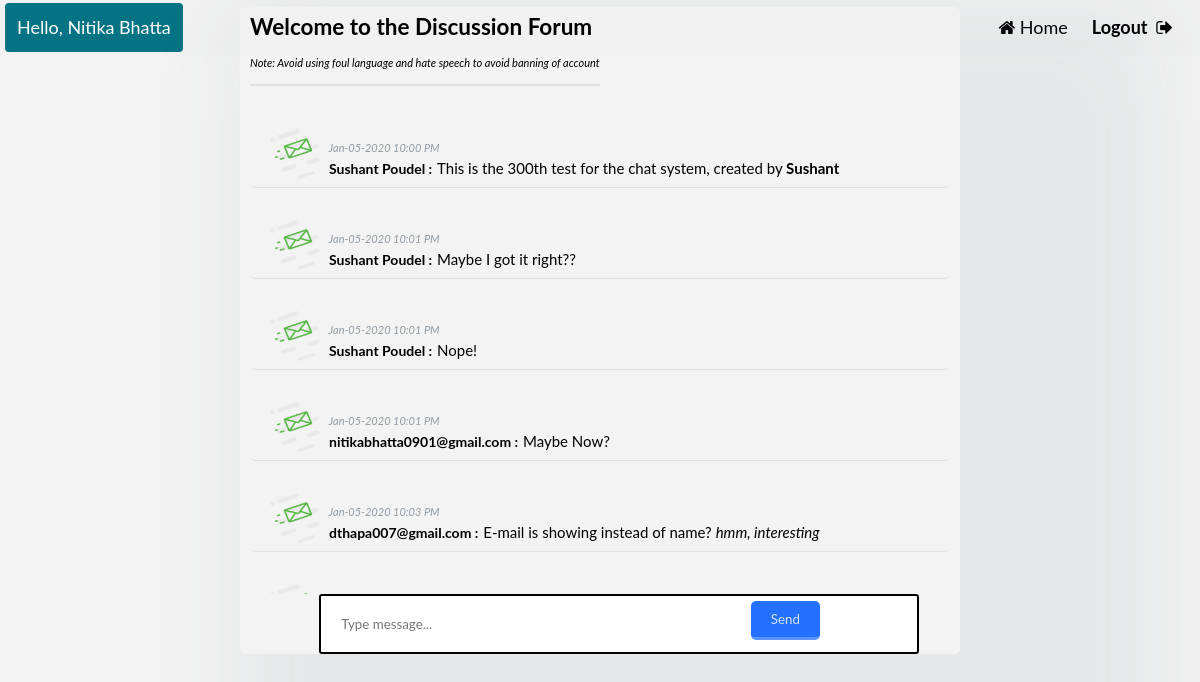
The page /user/discussion.php (signed in) on the database its author committed.
### tables this page shows
CREATE TABLE `user` (
  `id` int(11) NOT NULL,
  `name` char(40) NOT NULL,
  `email` varchar(40) NOT NULL,
  `pass` varchar(40) NOT NULL,
  `gender` varchar(40) NOT NULL,
  `mobile` bigint(15) NOT NULL,
  `image` varchar(50) NOT NULL,
  `regid` varchar(20) NOT NULL
);

CREATE TABLE `chat` (
  `id` int(11) NOT NULL,
  `name` varchar(40) DEFAULT NULL,
  `message` char(255) NOT NULL,
  `created_on` datetime NOT NULL DEFAULT current_timestamp() ON UPDATE current_timestamp()
);

### user/discussion.php (the view, shortened to what this page needs)
<?php
include('../dbconfig.php');
$user= $_SESSION['user'];
$sql=mysqli_query($conn,"select * from user where email='$user' ");
$users=mysqli_fetch_assoc($sql);
?>
<!DOCTYPE html>
<head>
      <link rel="stylesheet" href="https://cdnjs.cloudflare.com/ajax/libs/font-awesome/4.7.0/css/font-awesome.min.css">
      <link rel="stylesheet" type="text/css" href="../style/userindexstyle.css">
  </head>
  <body>
    <div class="header">
          <a href="discussion.php#scroll" style="background-color:#007182fb;color: white;">Hello, <?php echo $users['name'];?></a>
            <div class="header-right">
          <a href="index.php#home"><i class="fa fa-home"></i>&nbsp;Home</a>
          <a href="../user/logout.php" onclick=" return confirm('Are you sure to logout?');" style="font-weight: bold;margin-right: 10px;">Logout&nbsp;&nbsp;<i class="fa fa-sign-out"></i></a>
    </div></div>
<?php
  if(isset($_SESSION['user']))
  {
    $sql="SELECT * FROM `chat`";
    $query = mysqli_query($conn,$sql);
?>
<div class="chatbox">
 <div style="height:80px;">
          <h2><span style="margin-left:10px;">Welcome to the Discussion Forum</span><br></h2>
          <span style="font-size:11px; margin-left:10px;padding-bottom:15px;
                border-bottom: 2px solid #e0e0e0;"><i>Note: Avoid using foul language and hate speech to avoid banning of account</i></span></br>
</div>
  <div class="display-chat">
<?php
  if(mysqli_num_rows($query)>0)
  {
    while($row= mysqli_fetch_assoc($query))
    {
?>
    <div class="message" >
      <p>
        <div id="chat_area" style="margin-left:10px;">
            <div>
      <img src="../<?php if(empty($row['image'])){echo "images/img-01.png";}else{echo $row['image'];} ?>" style="height:50px; width:50px; position:relative; top:32px; left:10px;">
      <span style="color: #919aa3;font-size:11px; position:relative; top:5px; left:15px;"><i><?php echo date('M-d-Y h:i A',strtotime($row['created_on'])); ?></i></span><br>
      <span style="font-size:14px; position:relative; top:0px; left:69px;"><strong><?php echo $row['name']; ?> :</strong></span>   <span style="margin-left: 70px;"> <?php echo $row['message'];?><br></span>
            </div>
          </div>
      </p>
    </div>
<?php
    }
  }
?>
<br><p style="margin-left: 15px;" id="scroll"><i>&nbsp;&nbsp;Messages End</i></p>
  </div>
  <form method="post" action="sendMessage.php">
    <input type="text" width="50" style="position: relative;left:11%;width: 600px;padding: 20px 20px;border:2px solid black;border-radius: 3px;" class="form-control" placeholder="Type message..." name="msg" required/>
    <button style="position: relative;right:140px;top:7px; float:right;background: #2471FF;border: none;padding: 10px 20px 10px 20px;border-bottom: 3px solid #5994FF;border-radius: 5px;color: #D2E2FF;" type="submit" id="send_msg" value="<?php echo $id; ?>" required/>
    Send</button>
  </form>
<?php
  }
  else
  {
    header('location:index.php#scroll');
  }
?>
</div>
  </body>
</html>

### style/userindexstyle.css (style rules this page uses)
body, html { scroll-behavior: smooth; height: 100%; margin: 0; font: 400 15px/1.8 "Lato", sans-serif; }
a { text-decoration: none;color: #353c4e; }
* { box-sizing: border-box; }
.header { overflow: hidden; background-color: #f1f1f1; padding: 3px 5px; }
.header a { float: left; color: black; text-align: center; padding: 12px; text-decoration: none; font-size: 18px; line-height: 25px; border-radius: 4px; }
.header-right { float: right; }
* { margin: 0; box-sizing: border-box; list-style: none; font-family: 'Lato', sans-serif; }
body { background-color: #f3f3f3; }
.chatbox { position: absolute; top: 7px; left:20%; width:60%; background-color:transparent; overflow: auto; border-radius: 5px; box-shadow: 100px 100px 100px 100px rgba(69,90,100,.08); }
.display-chat { height:507px; background-color:transparent; overflow:auto; padding:10px; }
.message { background-color: transparent; color: inherit; border-radius: 5px; padding-bottom: 5px; border-bottom: 1px solid #e0e0e0; }

### rows shown on the page
user: name "Nitika Bhatta"
chat: created_on "Jan-05-2020 10:00 PM", name "Sushant Poudel", message "This is the 300th test for the chat system, created by Sushant"
chat: created_on "Jan-05-2020 10:01 PM", name "Sushant Poudel", message "Maybe I got it right??"
chat: created_on "Jan-05-2020 10:01 PM", name "Sushant Poudel", message "Nope!"
chat: created_on "Jan-05-2020 10:01 PM", name "nitikabhatta0901@gmail.com", message "Maybe Now?"
chat: created_on "Jan-05-2020 10:03 PM", name "dthapa007@gmail.com", message "E-mail is showing instead of name? hmm, interesting"
